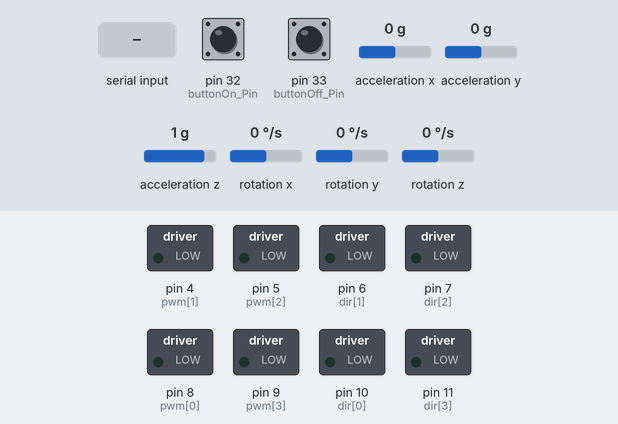
Recording of a sketch running on a simulated Arduino Mega 2560, built with avr-gcc and run on an emulated ATmega2560. Shown: switched loads named in the sketch (green lamp = pin HIGH). The test bench sets the inputs (shaded band); at power-on: pin 32 (buttonOn_Pin) HIGH, rotation z 0 °/s, acceleration z 1 g, acceleration x 0 g, pin 33 (buttonOff_Pin) HIGH, acceleration y 0 g, rotation x 0 °/s, rotation y 0 °/s. What the sketch prints to the serial monitor is not drawn.

Above: at 1.7 s.
1.8 s: pin 32 (buttonOn_Pin) pulled LOW for 1 s
At 4.2 s:
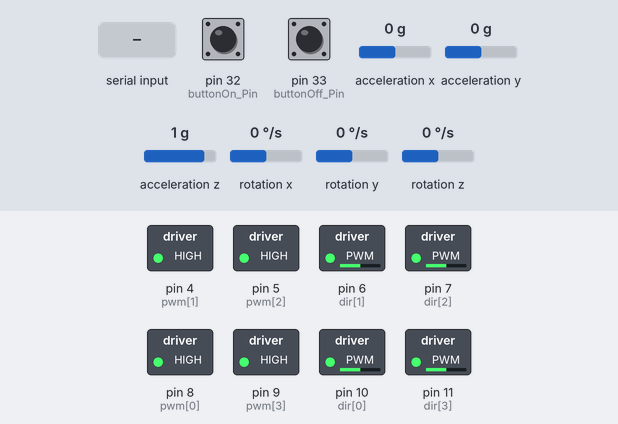
4.5 s: rotation z set to -192 °/s
At 6.7 s:
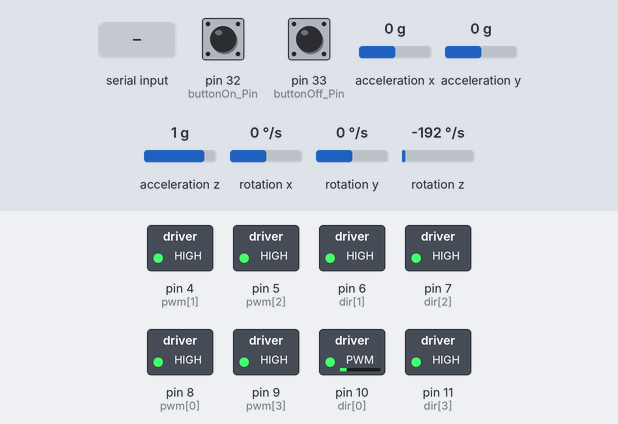
At 7.4 s:
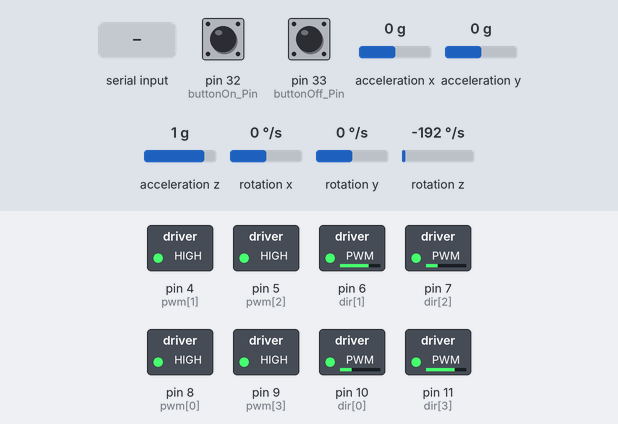
7.5 s: "P" received over the second serial link
At 9.3 s:
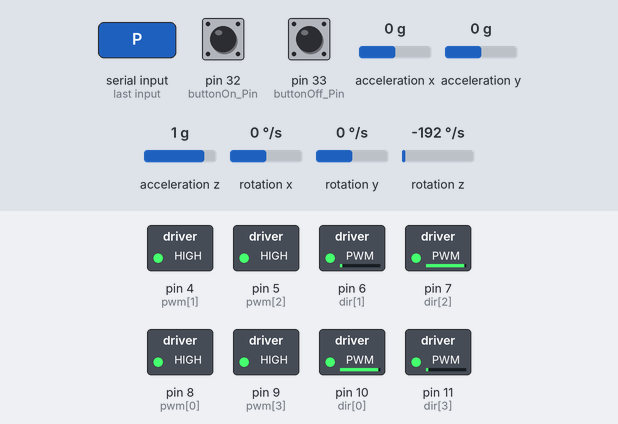
10.5 s: acceleration z set to -1.4 g
13.5 s: acceleration x set to -1.4 g
16.5 s: pin 33 (buttonOff_Pin) pulled LOW for 1 s
Timing chart, 0 to 19.5 s (numbered marks = the images above; inputs shaded):
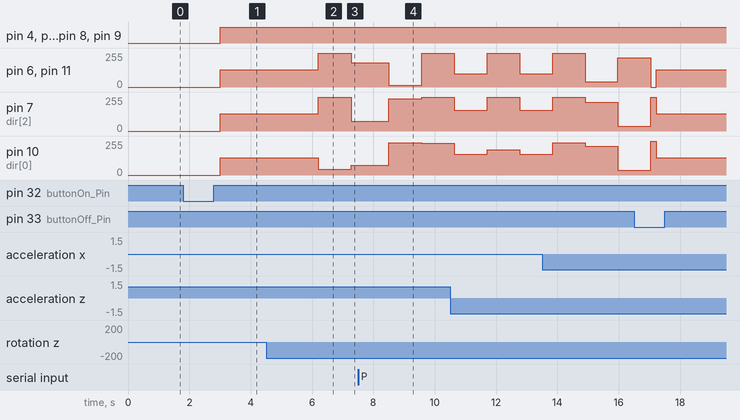

The sketch:

defence_1.ino
```cpp
///シリアルプリント関連
//////////////////重要！！！！////////////////////////////
int game_mode = 0;  ///デバッグON---0 デバッグOFF---1
/////////////////////////////////////////////////////////


#define normal_speed 45  //移動速度 max speed
#define gryo_p 1.1
#define wrap_forward 0                             //5 //回り込み速度
#define wrap_side 0                                //25
#define wrap_back 0                                //30
#define line_p 55                                  //ラインの速さ
const int line_threshold[4] = { 50, 50, 50, 50 };  //ライン判定の基準
int front_line = 0;
int count_line = 0;
//const int line_threshold[4] = { 999, 999, 999,999 };
double print[30];
/*
0-17:line_val,flag,counter
18-
*/

float angle_move;
float lengthx, lengthy;
const float pai = 3.14159265; // "pai" ではなく "pi" では？
int sp;
float gryo_val;


///カメラ関連///
int color_angle = 0;
int color_previous = 0;
const int HISTORY_SIZE = 5; // 保存する履歴のサイズ
int color_history[HISTORY_SIZE] = {0}; // 過去のcolor_angleを保存する配列
int move_angle = 0; // 進行方向の角度
int history_index = 0; // 配列の挿入位置を管理


void camera() {
  uint8_t header;
  uint16_t left, center, right;
   Serial3.write(254); // ヘッダー送信
    delay(10); // 少し待ってからデータを受信（XIAOの処理時間確保）

  // シリアルバッファに7バイト以上あるか確認（ヘッダー + 3つの16ビットデータ）
  if (Serial3.available() >= 7) {
    header = Serial3.read();  // 1バイト受信
    if (header == 254) {                                // ヘッダーが正しいか確認
      left = Serial3.read() | (Serial3.read() << 8);    // 2バイト
      center = Serial3.read() | (Serial3.read() << 8);  // 2バイト
      right = Serial3.read() | (Serial3.read() << 8);   // 2バイト
      print[27] = left;
      print[28] = center;
      print[29] = right;

      // // 受信したデータをシリアルモニタに表示
      //  Serial.print("L: "); Serial.print(left);
      //  Serial.print(", C: "); Serial.print(center);
      //  Serial.print(", R: "); Serial.println(right);


      ////色からの方向決定///
      if (left > center && left > right) {  ///左が最大
        color_angle = 275;
      } else if (center > left && center > right) {  //中央が最大
        color_angle = 0;
      } else if (right > left && right > center) {  //右が最大
        color_angle = 45;
      } else {
        color_angle = 0;
      }
    }
  }else{
    color_angle = 0;
  }
  print[26] = color_angle;
}


// 回り込みのための計算式の係数
#define CIRC_BASE pow(0.6, 1.0 / 20.0)
#define CIRC_WEIGHT 1
int speed = 0;
int STRAIGHT_SPEED = 50;
int CIRC_SPEED = 50;
int ir_invert_angle = 0;
int move_invert_angle = 0;


///////ボタン関連
const int buttonOn_Pin = 32;   // ラインセンサをONにするボタン
const int buttonOff_Pin = 33;  // ラインセンサをOFFにするボタン
bool game_flag = 0;            //ある角度以上になったらゲーム開始
int game_start = 0;            //ボタンが押されたら1に


///////////definiton_motordriver/////////////
const int dir[] = {10,6, 7, 11}; //モーター0～3のpwmとdirの配列
const int pwm[] = {8,4, 5, 9};
int move_agle = 0;


#define pi 3.1415  //円周率
const int line_zero[4][4] = {
  { 75, 53, 50, 24 },  // 前
  { 55, 65, 40, 15 },  // 右 外側から内側
  { 45, 60, 70, 40 },  // 後
  { 35, 60, 60, 55 }   // 左
};
const int line[4][4] = {
  { 0, 1, 2, 3 },     // 前 外側から内側
  { 4, 5, 6, 7 },     // 右
  { 8, 9, 10, 11 },   // 後ろ
  { 12, 13, 14, 15 }  // 左
};
int line_flag = 0;
int line_counter = 0;

void Line_Read() {
    int line_detected[4] = {0, 0, 0, 0}; // 各方向でラインがあるかどうか
    line_flag = 0;
    line_counter = 0;
    Serial2.write(253); // ヘッダー送信
    delay(10); // 少し待ってからデータを受信（XIAOの処理時間確保）
    // Serial2からデータを受信する
    if (Serial2.available() > 0) {
        byte header = Serial2.read();  // ヘッダー（253）を読み取る

        if (header == 253) {  // ヘッダーが253であれば、データが送信されている
            byte buf[5];
            Serial2.readBytes(buf, 5); // Serial2から5バイトのデータを読み取る

            line_detected[0] = buf[0]; // 前
            line_detected[1] = buf[1]; // 右
            line_detected[2] = buf[2]; // 後
            line_detected[3] = buf[3]; // 左
            line_flag = buf[4]; // 0: normal, 1: stop (0~254)
            if (line_detected[0] == 1){
            line_counter = 1;}
            if (line_detected[1] == 1){
            line_counter = 2;}
            if (line_detected[2] == 1){
            line_counter = 3;}
            if (line_detected[3] == 1){
            line_counter = 4;}
            print[16] = line_flag;
            print[17] = line_counter;

            // // デバッグ用に受信したデータを表示
            // Serial.print("Line detected: ");
            // if (line_detected[0]) Serial.print("前 ");
            // if (line_detected[1]) Serial.print("右 ");
            // if (line_detected[2]) Serial.print("後 ");
            // if (line_detected[3]) Serial.print("左 ");
            // Serial.print("Line flag: ");
            // Serial.println(line_flag);
        }
    }

}
////////////////////////method_motor//////////////////////
void Drive_Motor(double power[]) {
  for (int i = 0; i < 4; i++) {
    pinMode(dir[i], OUTPUT);
    pinMode(pwm[i], OUTPUT);
  }
    for (int i = 0; i < 4; i++) {
    digitalWrite(pwm[i], HIGH);
    if (i == 0) {
      analogWrite(dir[i], 256 - power[i]);  //反転修正
    } else if (i == 2) {
      analogWrite(dir[i], 256 - power[i]);  //反転修正
    } else {
      analogWrite(dir[i], power[i]);
    }
  }

}
//それぞれのモーターの出力を計算
double wrap[4];
double Cal_power(double degree, double speed, double gyro_value) {
  double power1[4] = { 0, 0, 0, 0 };
  double angle[4];
  double maxvalue = 0;  //power[]の一番大きい値
  double e = 0;
  if (abs(degree) <= 365) {
    //進行角度（度数）,進行する速さ(0~128まで)
    if (degree >= 60 && degree <= 120) {
      wrap[0] = wrap_forward;
      wrap[1] = wrap_forward;
      wrap[2] = wrap_forward;
      wrap[3] = wrap_forward;
    } else if ((degree >= 30 && degree < 60) || (degree >= 240 && degree <= 270)) {
      wrap[0] = -wrap_side;
      wrap[1] = -wrap_side;
      wrap[2] = wrap_side;
      wrap[3] = wrap_side;
    } else if ((degree > 120 && degree <= 150) || (degree > 270 && degree <= 300)) {
      wrap[0] = wrap_side;
      wrap[1] = wrap_side;
      wrap[2] = -wrap_side;
      wrap[3] = -wrap_side;
    } else {  //-60～30,150-240
      wrap[0] = -wrap_back;
      wrap[1] = wrap_back;
      wrap[2] = wrap_back;
      wrap[3] = -wrap_back;
    }
    //double line_power[4];
    for (int i = 0; i < 4; i++) {
      angle[i] = (degree - (45 + 90 * i)) * pi / 180;
      power1[i] = sin(angle[i]);
      //Serial.print(i);
      //Serial.print(angle[i]*180/pi);
      //Serial.print(" ");
      //Serial.print(power1[i]);
      //Serial.print(" , ");
      if (abs(maxvalue) < abs(power1[i])) {
        maxvalue = power1[i];
      }
    }
    e = speed / abs(maxvalue);  //一番強いモーターの出力＝speedにする
  }
  for (int i = 0; i < 4; i++) {
    power1[i] = 128 + power1[i] * e + gyro_value + wrap[i];
    //Serial.print(i);
    print[22 + i] = power1[i];
  }
  Drive_Motor(power1);
  //if(speed==0){Stop();}
}
#include "MPU6050_6Axis_MotionApps20.h"
MPU6050 mpu;
// MPU control/status vars
uint8_t mpuIntStatus;    // holds actual interrupt status byte from MPU
uint8_t devStatus;       // return status after each device operation (0 = success, !0 = error)
uint16_t packetSize;     // expected DMP packet size (default is 42 bytes)
uint8_t fifoBuffer[64];  // FIFO storage buffer
// orientation/motion vars
Quaternion q;         // [w, x, y, z]    quaternion container
VectorFloat gravity;  // [x, y, z]      gravity vector
float ypr[3];         // [roll, pitch, yaw] roll/pitch/yaw container and gravity vector
void setupMPU() {
  Wire.begin();
  Wire.setClock(400000);  // 400kHz I2C clock. Comment this line if having compilation difficulties
  mpu.initialize();
  devStatus = mpu.dmpInitialize();
  // supply your own gyro offsets here, scaled for min sensitivity
  // supply your own gyro offsets here, scaled for min sensitivity
  mpu.setXAccelOffset(489);
  mpu.setYAccelOffset(-284);
  mpu.setZAccelOffset(5168);
  mpu.setXGyroOffset(-3);
  mpu.setYGyroOffset(-22);
  mpu.setZGyroOffset(28);
  // make sure it worked (returns 0 if so)
  if (devStatus == 0) {
    // Calibration Time: generate offsets and calibrate our MPU6050
    mpu.CalibrateAccel(6);
    mpu.CalibrateGyro(6);
    mpu.setDMPEnabled(true);
    packetSize = mpu.dmpGetFIFOPacketSize();
  } else {
    Serial.print("DMP Initialization failed.");
  }
}
int getYawPitchRoll() {
  if (mpu.dmpGetCurrentFIFOPacket(fifoBuffer)) {  // Get the Latest packet
    mpu.dmpGetQuaternion(&q, fifoBuffer);
    mpu.dmpGetGravity(&gravity, &q);
    mpu.dmpGetYawPitchRoll(ypr, &q, &gravity);
    //Serial.print(ypr[2] * 180 / M_PI);
    //Serial.print(",");
    //Serial.print(ypr[1] * 180 / M_PI);
    //Serial.print(",");
    double mpu_degree = ypr[0] * 180 / M_PI;
    print[18] = mpu_degree;
    return mpu_degree;
  }
}
// 定数の宣言
#define SERIAL_BAUD 115200
#define SERIAL1_BAUD 115200
//#define SERIAL_BAUD 115200
#define IR_BAUD 115200
// インスタンスの生成
//SerialPIO ir(2, 3, 32);
// 赤外線センサー制御系
double ir_angle = 0;  // 赤外線センサーの角度（-PI ~ PI）
double abs_ir_angle = 0;
uint8_t ir_dist = 0;      // 赤外線センサーの距離（0~254[cm]）
uint8_t ir_flag = 0;      // 0: normal, 1: stop (0~254)
void ir_uart_recv(void);  // 赤外線センサーの制御系の受信関数
double normalize_angle(double angle);
void ir_uart_recv(void) {
  Serial1.write(255);  // ヘッダー
  unsigned long long request_time = micros();
  while (!Serial1.available()) {
    if (micros() - request_time > 10000) {
      break;
    }
  }
  byte header = Serial1.read();
  if (header != 255)
    return;
  // 角度を-πからπまでに調整
  unsigned long long wait_time = micros();
  while (Serial1.available() < 4) {
    if (micros() - wait_time > 10000) {
      while (Serial1.available()) {
        Serial1.read();
        //Serial.println("a");
      }
      break;
    }
  }
  byte buf[4];
  Serial1.readBytes(buf, 4);
  if (buf[0] != 255 && buf[1] != 255 && buf[2] != 255 && buf[3] != 255) {
    ir_flag = buf[0];  // 0: normal, 1: stop (0~254)
    //ir_angle = (buf[1] + buf[2] * 128) / 100.0 - PI; // 0 ~ 200PI -> -PI ~ PI
    ir_angle = ((buf[1] + buf[2] * 128) / 100.0) * 180 / PI;  // 0 ~ 200PI -> -PI ~ PI
    //ir_angle = buf[1] + buf[2];
    ir_dist = buf[3];
    //Serial.println("b"); // 0~254[cm]
  }
  //修正
  //abs_ir_angle = ir_angle + gyro.angle;
  //abs_ir_angle = normalize_angle(abs_ir_angle);
}
double normalize_angle(double angle) {
  while (angle > PI) {
    angle -= TWO_PI;
  }
  while (angle <= -PI) {
    angle += TWO_PI;
  }
  return angle;
};
////////////////////////main_code///////////////////////////////////////
void setup() {
  Serial.begin(SERIAL_BAUD);
  //ir.begin(IR_BAUD);
  Serial1.begin(IR_BAUD);
  Serial2.begin(115200);
  Serial3.begin(115200);  // UnitVとの通信
  //pwmの周波数を最速に（基本Timer0は変えない）
  //TCCR0B = (TCCR0B & 0b11111000) | 0x01; //62.5 [kHz] Timer0
  TCCR1B = (TCCR1B & 0b11111000) | 0x01;  //31.37255 [kHz] Timer1 pin 11,12
  TCCR2B = (TCCR2B & 0b11111000) | 0x01;  //31.37255 [kHz] Timer2 pin 9,10
  TCCR3B = (TCCR3B & 0b11111000) | 0x01;  //31.37255 [kHz] Timer3 pin 2,3,5
  TCCR4B = (TCCR4B & 0b11111000) | 0x01;  //31.37255 [kHz] Timer4 pin 6,7,8
  while (!Serial1);
  Serial.println("start!!");
  setupMPU();                            //mpuの初期化
                                         ///////ボタン関連
  pinMode(buttonOn_Pin, INPUT_PULLUP);   // ボタン1 (ON) をプルアップ設定
  pinMode(buttonOff_Pin, INPUT_PULLUP);  // ボタン2 (OFF) をプルアップ設定
}


//////////////////////////////////////////////////////////////////////////////////////メインループ////////////////////////////////////////////////////////////////////////////////////////

void loop() {
  double gryo_val = getYawPitchRoll() * gryo_p ;
  Serial.print(gryo_val);
  Serial.println(" ");
  while (game_flag == 1) {
    double gryo_val = getYawPitchRoll() * gryo_p   ;

    ir_uart_recv();  //IRセンサ読み取り関数
    ir_angle = ir_angle;
    print[19] = ir_angle;
    print[20] = ir_flag;
    print[21] = ir_dist;
    Line_Read();  ///ラインセンサ読み取り関数
    if (count_line > 0) { //前のラインセンサが反応したら横のラインも前として使用できるようにカウントを設定しました
        count_line++;
      if (count_line >= 50) {  // 10回カウントしたらリセット
            front_line = 0;
            count_line = 0;
        }
    }
    Serial.println(count_line);


    if (line_flag == 0) {

      if (ir_flag == 1) {
        angle_move = atan2(lengthx, lengthy) * 180 / pai + 180;
      //Run(angle_move,sp);
      //if (angle_move >= 0 && angle_move <= 25 /*&& line != 7*/) {
      //Cal_power(0, sp, gryo_val);
      //} else if (angle_move >= 335 && angle_move <= 360 /*&& line != 7*/) {
      //Cal_power(0, sp, gryo_val);
      } else if (angle_move > 25 && angle_move < 50 /*&& line != 6*/) {
      Cal_power(90, sp, gryo_val);
      } else if (angle_move > 310 && angle_move < 335 /*&& line != 4*/) {
      Cal_power(270, sp, gryo_val);
      } else if (angle_move >= 50 && angle_move < 80 /*&& line != 6*/) {
      Cal_power(90, sp, gryo_val);
      } else if (angle_move > 280 && angle_move <= 310 /*&& line != 4*/) {
      Cal_power(270, sp, gryo_val);
      } else if (angle_move <= 105 && angle_move >= 80 /*&& line != 7*/) {
      Cal_power(90, sp, gryo_val);
      } else if (angle_move <= 280 && angle_move >= 255 /*&& line != 7*/) {
      Cal_power(270, sp, gryo_val);
      //} else if (angle_move <= 180 && angle_move > 150 /*&& line != 7*/) {
      //Cal_power(0, sp, gryo_val);
      //} else if (angle_move > 180 && angle_move < 210 /*&& line != 6*/) {
      // Cal_power(0, sp, gryo_val);
      //} else if (angle_move > 105 && angle_move < 150 /*&& line != 7*/) {
      //  Cal_power(0, sp, gryo_val);
      //} else if (angle_move > 210 && angle_move < 255 /*&& line != 7*/) {
      //  Cal_power(0, sp, gryo_val);
      } else {
        Cal_power(angle_move, sp, gryo_val);
        //   //Run(0,sp);
      }
        int move_angle = 0;

} else {  ///IRフラグがゼロの時はジャイロだけ動作させる
        Cal_power(ir_angle, 0, gryo_val);
      }

      if (line_counter == 1) {
        Cal_power(180, normal_speed , gryo_val);
        // delay(100);
        front_line = 1;
        count_line = 1;


      } else if (line_counter == 2) {
        if (front_line == 1){
          Cal_power(180, normal_speed, gryo_val);
        }else{
        Cal_power(270, normal_speed, gryo_val);
        }
      } else if (line_counter == 3) {
        Cal_power(0, normal_speed, gryo_val);
      } else if (line_counter == 4) {
        if (front_line == 1){
          Cal_power(180, normal_speed, gryo_val);
        }else{
        Cal_power(90, normal_speed, gryo_val);
        }
      }


    if (game_mode == 0) {
      for (int i = 0; i < 30; i++) {
        switch (i) {
          case 0:
            Serial.print("L_val:");
            break;
          case 16:
            Serial.print("flag: ");
            break;
          case 17:
            Serial.print("L_num: ");
            break;
          case 18:
            Serial.print("gyro: ");
            break;
          case 19:
            Serial.print("Ir: ");
            break;
          case 20:
            Serial.print("Ir_flag: ");
            break;
          case 21:
            Serial.print("Ir_dist ");
            break;
          case 22:
            Serial.print("power ");
            break;
          case 26:
            Serial.print("color_angle ");
            break;
          case 27:
            Serial.print("camera_left  ");
            break;
          case 28:
            Serial.print("camera_center ");
            break;
          case 29:
            Serial.print("camera_right ");
            break;
        }
        Serial.print(print[i]);
        Serial.print(" , ");
      }
      Serial.println(" ");
      delay(5);
    }

    if (digitalRead(buttonOff_Pin) == LOW) {
      int cnt = 0;
      while (1) {
        if (digitalRead(buttonOff_Pin) == LOW) {
          cnt++;
          if (cnt == 80) {  // ボタンが十分な時間押されているかを確認（チャタリング対策）

            break;
          }
        } else {
          cnt = 0;
          break;
        }
        delay(2);
      }
      if (cnt == 80) {
        game_start = 0;
        game_flag = 0;
        Cal_power(0, 0, 0);
        Serial.println("Game Stop");
      }
    }


  }  ///


  if (digitalRead(buttonOn_Pin) == LOW) {
    int cnt = 0;

    while (1) {
      if (digitalRead(buttonOn_Pin) == LOW) {
        cnt++;
        if (cnt == 80) {  // ボタンが十分な時間押されているかを確認（チャタリング対策）
          break;
        }
      } else {
        cnt = 0;
        break;
      }
      delay(2);
    }
    if (cnt == 80) {

      game_start = 1;
      Serial.println("ON");
    }
  }
  if (game_start == 1) {

    if (90 <= gryo_val && gryo_val <= 200 || -90 <= gryo_val && gryo_val <= -200) {
      Cal_power(0, 0, -30);
    } else {
      game_start = 0;
      game_flag = 1;
      Serial.println("Game start!");
    }
  }
}
```

Measured:
- after the input at 1.8 s, pin 4 (pwm[1]), pin 5 (pwm[2]), pin 8 (pwm[0]), pin 9 (pwm[3]): LOW → HIGH after 1.2 s; pin 6 (dir[1]), pin 7 (dir[2]), pin 10 (dir[0]), pin 11 (dir[3]): 0/255 → 128/255 after 1.2 s
- after the input at 4.5 s, pin 6 (dir[1]), pin 11 (dir[3]): 128/255 → 255/255 after 1.7 s, → 181/255 1.1 s later; pin 7 (dir[2]): 128/255 → 255/255 after 1.7 s, → 74/255 1.1 s later; pin 10 (dir[0]): 128/255 → 42/255 after 1.7 s, → 74/255 1.1 s later
